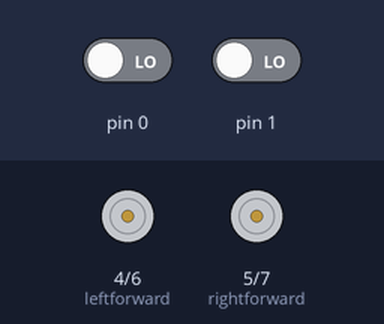
The sketch below on a simulated Arduino Uno, built with avr-gcc and run on an emulated ATmega328P. Shown: motor-driver pin pairs drawn as motors (green arrow = first pin HIGH = forward, orange = second pin HIGH = backward, longer = more drive). Inputs (shaded band) come from the test bench; at power-on: pin 0 LOW, pin 1 LOW.

Above: at 1.2 s.
1.3 s: pin 0 driven HIGH
At 2.5 s:
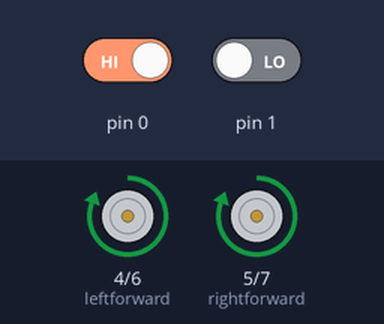
2.8 s: pin 0 driven LOW
At 3.9 s:
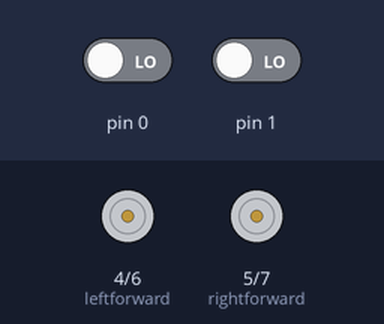
4.3 s: pin 0 driven HIGH and pin 1 driven HIGH
At 5.0 s:
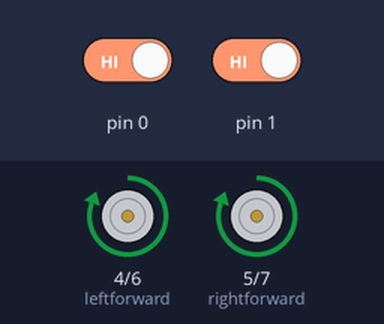
Timing chart, 0 to 7.3 s (numbered marks = the images above; inputs shaded):
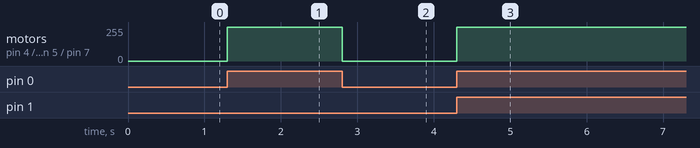

Measured:
- after the input at 1.3 s, motor on pin 4 (leftforward) / pin 6 (leftbackward), motor on pin 5 (rightforward) / pin 7 (rightbackward): stopped → forward 255/255 at once
- after the input at 2.8 s, motor on pin 4 (leftforward) / pin 6 (leftbackward), motor on pin 5 (rightforward) / pin 7 (rightbackward): forward 255/255 → stopped at once
- after the input at 4.3 s, motor on pin 4 (leftforward) / pin 6 (leftbackward), motor on pin 5 (rightforward) / pin 7 (rightbackward): stopped → forward 255/255 at once

The sketch:

rabi_hurain.ino
```cpp
int leftsensor=2;
int rightsensor=3;
int leftforward=4;
int rightforward=5;
int leftbackward=6;
int rightbackward=7;
void setup() {
  // put your setup code here, to run once:
pinMode (leftsensor,INPUT);
pinMode (rightsensor,INPUT);
pinMode (leftforward,OUTPUT);
pinMode (rightforward,OUTPUT);
pinMode (leftbackward,OUTPUT);
pinMode (rightbackward,OUTPUT);


}

void loop() {
if(digitalRead(leftsensor>500) && digitalRead(rightsensor>500)){
  digitalWrite(leftforward,255);
  digitalWrite(rightforward,255);
}
else if(digitalRead(leftsensor>500) && digitalRead(rightsensor<500)){
  digitalWrite(leftforward,0);
  digitalWrite(rightforward,255);
}
else if(digitalRead(leftsensor<500) && digitalRead(rightsensor>500)){
  digitalWrite(leftforward,255);
  digitalWrite(rightforward,0);
}
else{
  digitalWrite(leftforward,0);
  digitalWrite(rightforward,0);
}
}
```
